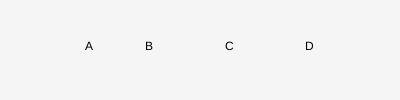
Frame 1 (no input)
Frame 60 (no input): identical to frame 1, image omitted
Frame 120 (the mouse pressed at the canvas centre since frame 60): identical to frame 1, image omitted

The p5.js sketch that drew this single still picture (run headless with seeded random() and noise() and a simulated clock; from frame 60 on, the mouse is pressed at the canvas centre):

// p5.js sketch
// ── sketch.js
//personality quiz
//console.log("If you saw a fight breaking out between two girls would you: a. tell them that fighting won't solve anything and they should stop it b. rush in and break it up. c. get out your phone and start recording so you can put it on world star hip hop d. call the authorities and someone else to help stop the fight")
var choices = {
    "A": 0,
    "B": 0,
    "C": 0,
    "D": 0,
};

var Atext = "A ";
var Btext = "B ";
var Ctext = "C ";
var Dtext = "D ";
//  key (word) : value (number)
//setting all choices at 0, meaning no one has chosen them.

function setup()
{
    createCanvas(400, 100);

    // console.log("Do you like Cake, Candy, Pie, or Savory?");
    // console.log("Cake = 1, Candy = 2, Pie = 3, Savory = 4");

    console.log(choices);
    console.log(choices["A"]);
    console.log(choices["B"]);
    console.log(choices["C"]);
    console.log(choices["D"]);

    noStroke();
}

function draw()
{
    background(245);

    fill("orchid");
    ellipse(90, height/2 + 25, choices["A"], choices["A"]);

    fill("navy");
    ellipse(150, height/2+25, choices["B"], choices["B"]);

    fill("pink");
    ellipse(230, height/2+25, choices["C"], choices["C"]);

    fill("orange");
    ellipse(310, height/2+25, choices["D"], choices["D"]);

    fill("black");
    text(Atext, 85, height/2);
    text(Btext, 145, height/2);
    text(Ctext, 225, height/2);
    text(Dtext, 305, height/2);
}

function keyPressed()
{
    if(keyCode == 65){
        choices["A"]++;
          Atext = "A  " + choices["A"];}
        // the same as choices["Cake"] = choices["Cake"] + 1;

    else if(keyCode == 66){
        choices["B"]++;
        Btext = "B  " + choices["B"];}

    else if(keyCode == 67){
        choices["C"]++;
        Ctext = "C  " + choices["C"];}

    else if(keyCode == 68){
        choices["D"]++;
        Dtext = "D  " + choices["D"];}

    console.log(choices);
}

    //49 == 1, 50 ==2, 51 ==3, 52 ==4
    //use the key codes for the number
    //when user presses 1, it stands for Cake
